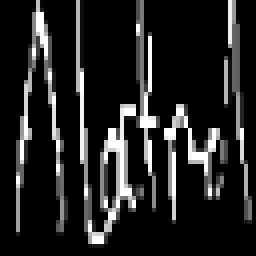
#> input picture dataset/processed/Training/training_words/116.png, 64 x 64 px (shown 4 times larger); its folder holds only this picture in this run
$ python image_processor.py
#> lines starting #> are read from the running program, lines starting #| are printed output that depends on the picture; after the words box and inside, x2 and y2 are one past the last pixel; in counts of white or black regions, pixels touching at a corner belong together
import os
import cv2
import numpy as np
import glob
import shutil

def preprocess_image(image_path, target_size=(64, 64)):
    """
    Membaca dan memproses satu gambar sesuai dengan metodologi paper.
    """
#> called with target_size = (64, 64)
    # 1. Read Image & Grayscale Conversion
    img = cv2.imread(image_path, cv2.IMREAD_GRAYSCALE)
#> img is the input picture: shape (64, 64); min 0, max 255, mean 34.7
    if img is None:
        return None

    # 2. Binarization (Otsu's Thresholding)
    _, binary_img = cv2.threshold(img, 0, 255, cv2.THRESH_BINARY_INV + cv2.THRESH_OTSU)
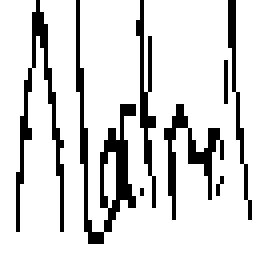
#> binary_img: shape (64, 64) (shown 4 times larger); 83.8% white; black in thin lines or dots, all inside (x1, y1, x2, y2) = (4, 0, 63, 61)

    # 3. Resizing
    resized_img = cv2.resize(binary_img, target_size, interpolation=cv2.INTER_AREA)

    # 4. Normalization
    normalized_img = resized_img.astype(np.float32) / 255.0

    return normalized_img

def process_and_save_dataset(raw_dir, processed_dir, target_size=(64, 64)):
    """
    Memproses dataset berdasarkan struktur folder Training, Testing, dan Validation.
    """
    # Definisi struktur folder dari gambar dataset
    subsets = {
        'Training': ('training_words', 'training_labels.csv'),
        'Testing': ('testing_words', 'testing_labels.csv'),
        'Validation': ('validation_words', 'validation_labels.csv')
    }

    total_images = 0
    print("=== Memulai Preprocessing Dataset ===")

    for subset_name, (words_folder, csv_file) in subsets.items():
        # Path Sumber (Raw)
        raw_subset_dir = os.path.join(raw_dir, subset_name, words_folder)
        raw_csv_path = os.path.join(raw_dir, subset_name, csv_file)

        # Path Tujuan (Processed)
        processed_subset_dir = os.path.join(processed_dir, subset_name, words_folder)
        processed_csv_path = os.path.join(processed_dir, subset_name, csv_file)

        # Buat folder tujuan jika belum ada
        if not os.path.exists(processed_subset_dir):
            os.makedirs(processed_subset_dir)

        # Copy file CSV ke folder processed agar label tidak hilang
        if os.path.exists(raw_csv_path):
            shutil.copy2(raw_csv_path, processed_csv_path)
            print(f"[*] Berhasil menyalin {csv_file}")

        if not os.path.exists(raw_subset_dir):
            print(f"[!] Folder {raw_subset_dir} tidak ditemukan, lewati...")
            continue

        # Mengambil semua gambar .jpg / .png di dalam folder words
        image_files = glob.glob(os.path.join(raw_subset_dir, "*.jpg")) + glob.glob(os.path.join(raw_subset_dir, "*.png"))

        print(f"Memproses folder {subset_name}... ({len(image_files)} gambar)")

        for img_path in image_files:
            processed_img = preprocess_image(img_path, target_size)

            if processed_img is not None:
                # Kembalikan ke format 0-255 untuk disimpan sebagai gambar
                img_to_save = (processed_img * 255).astype(np.uint8)

                filename = os.path.basename(img_path)
                save_path = os.path.join(processed_subset_dir, filename)
                cv2.imwrite(save_path, img_to_save)
                total_images += 1

    print(f"\nPreprocessing Selesai! Total {total_images} gambar berhasil diproses.")
    print(f"Dataset hasil preprocessing dapat dilihat di: {processed_dir}")

if __name__ == "__main__":
    # Menyesuaikan dengan struktur folder barumu
    # Asumsi script dijalankan dari sejajar dengan folder 'dataset'
    RAW_DATA_DIR = "dataset/raw"
    PROCESSED_DATA_DIR = "dataset/processed"

    process_and_save_dataset(RAW_DATA_DIR, PROCESSED_DATA_DIR)
